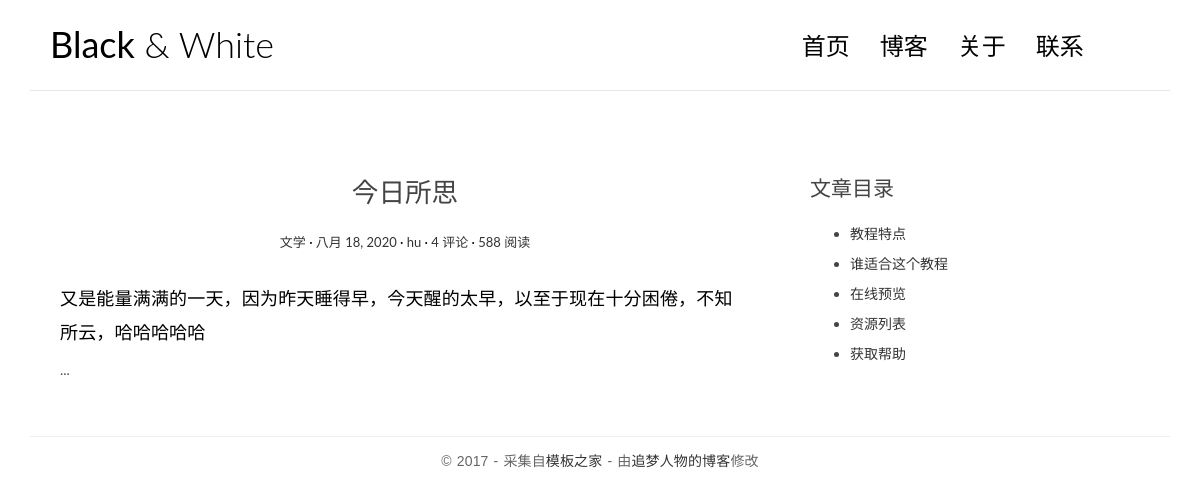
Screenshot of /posts/5/ with the database file from the repository.
### blog/models.py (models this page shows, shortened)
class Post(models.Model):
    title = models.CharField('标题',max_length=70)
    body = models.TextField('正文')
    created_time = models.DateField('创建时间',default=timezone.now)
    modified_time = models.DateField('修改时间',auto_now=True)
    excerpt = models.CharField('摘要',max_length=200,blank=True)
    category = models.ForeignKey(Category,verbose_name='分类',on_delete=models.CASCADE)
    tags = models.ManyToManyField(Tag,verbose_name='标签',blank=True)
    author = models.ForeignKey(User,verbose_name='作者',on_delete=models.CASCADE)
    class Meta:
        verbose_name = '文章'
        verbose_name_plural = verbose_name

class Category(models.Model):
    name = models.CharField('分类名称',max_length=100)
    class Meta:
        verbose_name = '分类'
        verbose_name_plural = verbose_name

### blog/views.py (the view)
# urls.py: path('posts/<int:pk>/',views.detail,name="detail"),
def detail(request,pk):
    post = get_object_or_404(Post,pk=pk)
    post.body = markdown.markdown(post.body,
                                  extensions=[
                                      'markdown.extensions.extra',
                                      'markdown.extensions.codehilite',
                                      'markdown.extensions.toc',
                                      ])
    return render(request,'blog/detail.html',context={'post':post})

### templates/blog/detail.html
{% extends 'base.html' %}
{% block main %}
<article class="post post-{{ post.pk }}">
  <header class="entry-header">
    <h1 class="entry-title">{{ post.title }}</h1>
    <div class="entry-meta">
      <span class="post-category"><a href="#">{{ post.category.name }}</a></span>
      <span class="post-date"><a href="#"><time class="entry-date"
                                                datetime="{{ post.created_time }}">{{ post.created_time }}</time></a></span>
      <span class="post-author"><a href="#">{{ post.author }}</a></span>
      <span class="comments-link"><a href="#">4 评论</a></span>
      <span class="views-count"><a href="#">588 阅读</a></span>
    </div>
  </header>
  <div class="entry-content clearfix">
    {{ post.body|safe }}
  </div>
</article>
    <section class="comment-area">
      ...
    </section>
{% endblock main %}
{% block toc %}
    <div class="widget widget-content">
        <h3 class="widget-title">文章目录</h3>
        <ul>
            <li>
                <a href="#">教程特点</a>
            </li>
            <li>
                <a href="#">谁适合这个教程</a>
            </li>
            <li>
                <a href="#">在线预览</a>
            </li>
            <li>
                <a href="#">资源列表</a>
            </li>
            <li>
                <a href="#">获取帮助</a>
            </li>
        </ul>
    </div>
{% endblock toc %}

### blog/static/blog/css/custom.css (style rules this page uses)
* { outline: none; }
h1, h2, h3, h4, h5, h6 { margin-top: 0; }
a { color: #333; }
body { color: #444; font-family: 'Lato', sans-serif; }
p { font-family: 'Ubuntu', sans-serif; font-weight: 400; word-spacing: 1px; letter-spacing: 0.01em; }
.post { background: #fff; padding: 30px 30px 0; }
.entry-title { text-align: center; font-size: 1.9em; margin-bottom: 20px; line-height: 1.6; padding: 10px 20px 0; }
.entry-meta { text-align: center; color: #DDDDDD; font-size: 13px; margin-bottom: 30px; }
.entry-content { font-size: 18px; line-height: 1.9; font-weight: 300; color: #000; }
.post-category::after, .post-date::after, .post-author::after, .comments-link::after { content: ' ·'; color: #000; }
.widget { background: #fff; padding: 30px 0 0; }
.widget-title { font-size: 1.5em; margin-bottom: 20px; line-height: 1.6; padding: 10px 0 0; font-weight: 400; }
.widget-content ul li { margin-bottom: 10px; }
.comment-area { padding: 0 30px 0; }

### rows the page displays
Post: title "今日所思", category.name "文学", created_time "八月 18, 2020", author "hu", body "又是能量满满的一天，因为昨天睡得早，今天醒的太早，以至于现在十分困倦，不知所云，哈哈哈哈哈"
